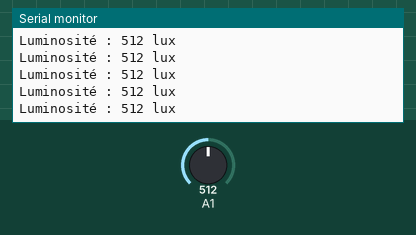
Simulated run of this sketch. Board: Arduino Uno, built with avr-gcc and run on an emulated ATmega328P. Shown: the last lines printed to the serial monitor. The inputs (shaded band) are chosen by the test bench; at power-on: A1 = 512.

Above: at 1.2 s.
1.3 s: A1 set to 716
At 1.31 s:
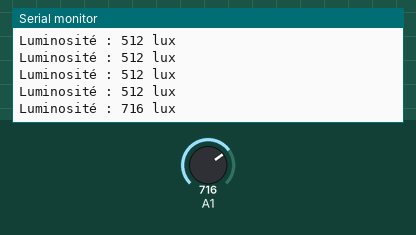
2.8 s: A1 set to 900
At 2.82 s:
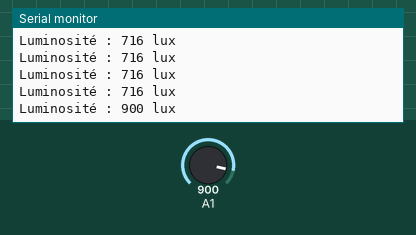
Timing chart, 0 to 5.8 s (numbered marks = the images above; inputs shaded):
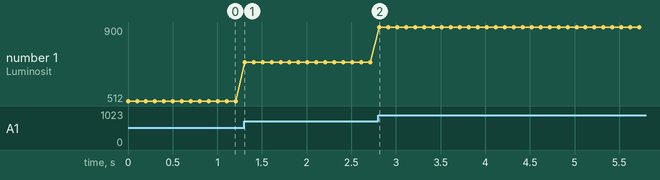

Measured:
- after the input at 1.3 s, the serial monitor: prints a new line at once (image 1)
- after the input at 2.8 s, the serial monitor: prints a new line at once (image 2)
- plotted number 1: 512 → 716 after the input at 1.3 s, 716 → 900 after the input at 2.8 s

The sketch:

Phototransistor_GROVE.ino
```cpp
/*
    ** Mesure luminosité en lux V1.1 & V1.2 module Grove **
       PIN A0 Module shield GROVE
       Moniteur série -> Baud rate 9600.
       La valeur du capteur de lumière ne reflète que la tendance approximative de l’intensité de la lumière, elle ne représente PAS le lumen exact.
*/

void setup() {
  Serial.begin(9600);
}

void loop() {

  int value = analogRead(A1);
  Serial.print("Luminosité : ");
  Serial.print(value);
  Serial.println(" lux");
  delay(100);

}
```
